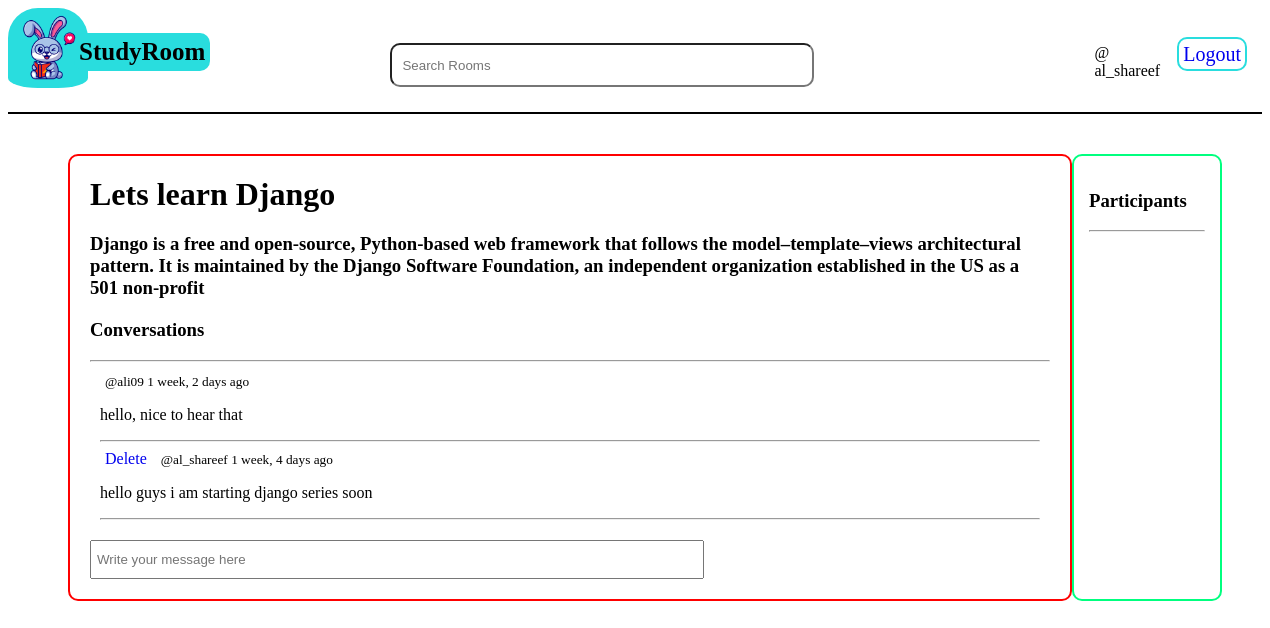
Screenshot of /room/1/ (signed in) with the database file from the repository.
### base/models.py (models this page shows, shortened)
class Room(models.Model):
    host= models.ForeignKey(User,on_delete=models.SET_NULL,null=True)
    topic= models.ForeignKey(Topic, on_delete = models.SET_NULL,null=True)
    name = models.CharField(max_length=50)
    description = models.TextField(null=True,blank=True)
    participants = models.ManyToManyField(User,related_name='participants',blank=True)
    updated = models.DateTimeField(auto_now=True)
    created = models.DateTimeField(auto_now_add=True)
    class Meta:
        ordering=['-updated','-created']

class Message(models.Model):
    user = models.ForeignKey(User,on_delete=models.CASCADE)
    room = models.ForeignKey(Room,on_delete=models.CASCADE)
    body = models.TextField()
    updated = models.DateTimeField(auto_now=True)
    created = models.DateTimeField(auto_now_add=True)
    class Meta:
        ordering = ['-updated','-created']

### base/views.py (the view, shortened to what this page needs)
# urls.py: path('room/<str:pk>/',views.room,name='room'),
def room(request,pk):
    room = Room.objects.get(id=int(pk))
    room_message = room.message_set.all().order_by('-created')
    participants = room.participants.all()
    context = {'room':room,'room_message':room_message,'participants':participants}
    return render(request,'base/room.html',context)

### base/templates/base/room.html (shortened to what this page needs)
{% extends 'main.html' %} {% block content %}
<div class="room_container">
  <div class="room">
    <h1 style="margin:20px ;">{{room.name}}</h1>
    <h3 style="margin:20px ;">{{room.description}}</h3>
    <div class="comment-wraper">
      <h3>Conversations</h3>
      <div style="color:yellowgreen"><hr /></div>
      <div class="msg">
        {% for message in room_message%}
        <div>
            {% if request.user == message.user %}
            <a style="margin:5px; text-decoration: none;" href="{% url 'delete-message' message.id %}">Delete</a>
            {% endif %}
            <small style="margin:5px ;">@{{message.user}}  {{message.created|timesince}} ago</small>
            <p>{{message.body}}</p>
            <hr />
        </div>
        {% endfor %}
      </div>
    </div>
    {% if request.user.is_authenticated %}
    <div class="comments">
      <form method="POST" action="">
        <input style="width:600px; height: 25px; padding: 5px;" type="text" placeholder="Write your message here" name="body" />
      </form>
    </div>
    {% endif %}
  </div>
  <div class="participant">
    <h3>Participants</h3>
    <hr>
  </div>
</div>
{% endblock content %}

### templates/navbar.html (shortened to what this page needs)
{% load static %}
<div style="border-bottom: 2px solid black; ">
    <div style="display: flex;">
        <a href="/">
            <img style="height:80px;padding-bottom:20px ; width:80px; border-radius: 30px;" src="{% static 'images/3900_6_07.jpg'%}" alt="">
        </a>
        <div><h1 style=" border-radius:10px;padding: 5px;margin-left: -14px; background-color: #29DDDE; font-size: 25px; margin-top: 25px; ">StudyRoom</h1></div>
        <form method="GET" action="{% url 'home' %}">
            <input style="margin-top: 35px; margin-bottom:10px ; margin-left:180px; width: 400px; height: 20px; border-radius: 10px; padding: 10px;" type="text" name="q" placeholder="Search Rooms">
        </form>
        <div style="margin-top:20px; display:flex">
            <div>
                {% if request.user.is_authenticated %}
                <p style="margin-left: 280px;">@ {{request.user}}</p>
                {% endif %}
            </div>
            <div style="margin: 15px;">
                {% if request.user.is_authenticated %}
                <a style="text-decoration: none; border: 2px solid #29DDDE; font-size: 20px; padding: 4px; border-radius: 10px; " href="{% url 'logout' %}">Logout</a>
                {% else %}
                <a style="text-decoration: none; border: 2px solid #29DDDE; font-size: 20px; padding: 4px; border-radius: 10px; margin-left:360px; " href="{% url 'login' %}">Login</a>
                {% endif %}
            </div>
        </div>
        </div>
</div>

### base/templates/base/room.html (style rules this page uses)
.room_container { display: grid; grid-template-columns: 3fr 1fr; padding: 20px; }
.room { margin-top:20px ; margin-left: 40px; border: 2px solid red; width: 1000px; border-radius: 10px; }
.comment-wraper { margin: 20px; }
.comments { margin: 20px; }
.participant { border: 2px solid springgreen; margin-top: 20px; margin-right: 20px; border-radius: 10px; padding: 15px; }
.msg { margin: 10px; }

### rows the page displays
Room: name "Lets learn Django", description "Django is a free and open-source, Python-based web framework that follows the model–template–views architectural pattern. It is maintained by the Django Software Foundation, an independent organization established in the US as a 501 non-profit"
Message: user "ali09", created "1 week, 2 days", body "hello, nice to hear that"
Message: shows "Delete", user "al_shareef", created "1 week, 4 days", body "hello guys i am starting django series soon"

### other values shown
{{ request.user }} "al_shareef"
